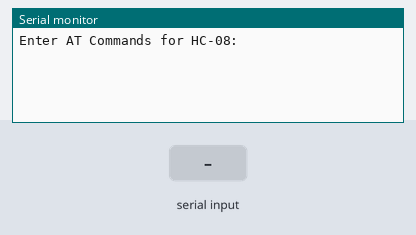
Simulated run of this sketch. Board: Arduino Uno, built with avr-gcc and run on an emulated ATmega328P. On the bench: the last lines printed to the serial monitor. The test bench sets the inputs (shaded band).

Above: at 1.2 s.
1.3 s: "1" received over the second serial link
At 1.7 s:
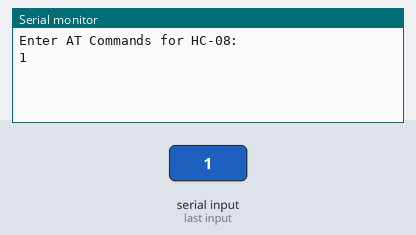
2.8 s: "0" received over the second serial link
At 4.1 s:
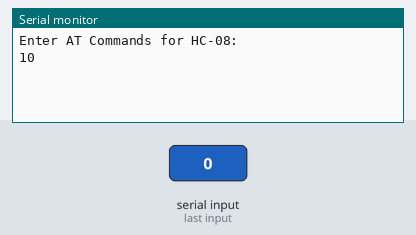

Measured:
- after the input at 1.3 s, the serial monitor: prints a new line at once (image 1)
- after the input at 2.8 s, the serial monitor: prints a new line at once (image 2)

The sketch:

bluetoothAtCommandConfigurator.ino
```cpp
#include <SoftwareSerial.h>

//define pins and create serial connection for bluetooth adapter
//Pin 7 for TXD
//pin 8 for RXD
SoftwareSerial bluetoothSerial(7,8);

void setup() {

  //start serial connection to bluetooth module
  bluetoothSerial.begin(9600);

  //start serial connection between arduino and computer
  Serial.begin(9600);
  Serial.println("Enter AT Commands for HC-08: ");
}

void loop() {
  //read input from HC-08 and print to serial monitor
  if(bluetoothSerial.available()){
    Serial.write(bluetoothSerial.read());
  }

  //read input from Serial monitor and send it to the HC-08
  if(Serial.available()){
    bluetoothSerial.write(Serial.read());
  }
}
```
